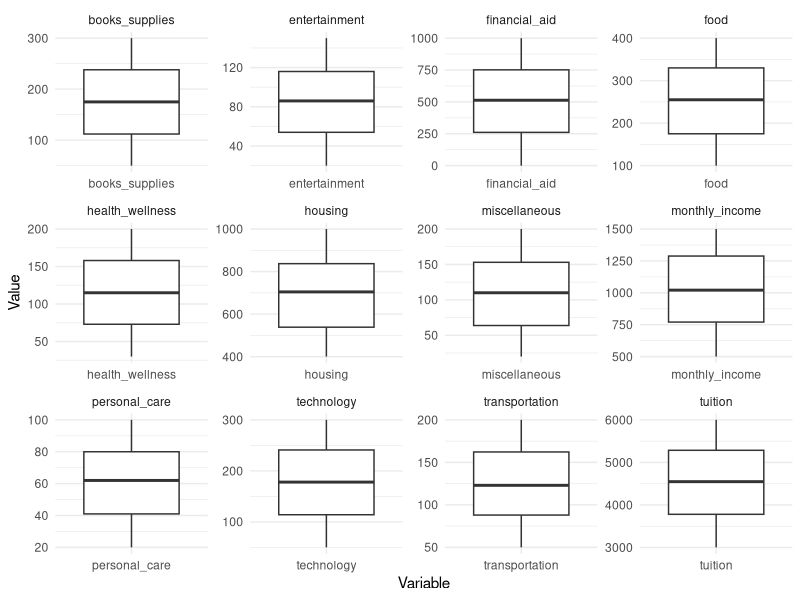

This figure's R source:
install.packages('tidyverse');
install.packages("GGally")

library(GGally)
library(ggplot2)
library(dplyr)
library(tidyr)

# Read the data from a CSV file
dataset <- read.csv('student-spending-dataset-cleaned.csv')

dataset_longer <- pivot_longer(dataset, cols = c(monthly_income, financial_aid, tuition, housing, food, transportation, books_supplies, entertainment, personal_care, technology, health_wellness, miscellaneous), names_to = "Variable", values_to = "Value")

# Create boxplots
boxplots <- ggplot(dataset_longer, aes(x = Variable, y = Value)) +
  geom_boxplot() +
  facet_wrap(~ Variable, scales = "free") + # Use 'scales = "free_y"' if you want separate y-axis scales
  theme_minimal()

# Display the plot
print(boxplots)

